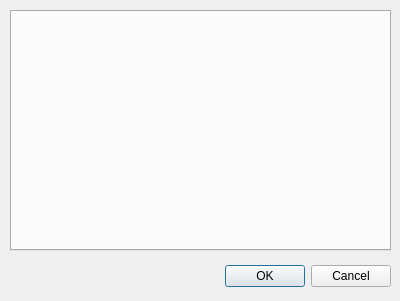
<?xml version="1.0" encoding="UTF-8"?>
<ui version="4.0">
 <class>HUD2DialogInstruments</class>
 <widget class="QDialog" name="HUD2DialogInstruments">
  <property name="geometry">
   <rect>
    <x>0</x>
    <y>0</y>
    <width>400</width>
    <height>301</height>
   </rect>
  </property>
  <property name="windowTitle">
   <string>Dialog</string>
  </property>
  <widget class="QDialogButtonBox" name="buttonBox">
   <property name="geometry">
    <rect>
     <x>50</x>
     <y>260</y>
     <width>341</width>
     <height>32</height>
    </rect>
   </property>
   <property name="orientation">
    <enum>Qt::Horizontal</enum>
   </property>
   <property name="standardButtons">
    <set>QDialogButtonBox::Cancel|QDialogButtonBox::Ok</set>
   </property>
  </widget>
  <widget class="QTabWidget" name="tabWidget">
   <property name="geometry">
    <rect>
     <x>10</x>
     <y>10</y>
     <width>381</width>
     <height>241</height>
    </rect>
   </property>
   <property name="currentIndex">
    <number>-1</number>
   </property>
  </widget>
 </widget>
 <resources/>
 <connections>
  <connection>
   <sender>buttonBox</sender>
   <signal>accepted()</signal>
   <receiver>HUD2DialogInstruments</receiver>
   <slot>accept()</slot>
   <hints>
    <hint type="sourcelabel">
     <x>220</x>
     <y>275</y>
    </hint>
    <hint type="destinationlabel">
     <x>199</x>
     <y>150</y>
    </hint>
   </hints>
  </connection>
  <connection>
   <sender>buttonBox</sender>
   <signal>rejected()</signal>
   <receiver>HUD2DialogInstruments</receiver>
   <slot>reject()</slot>
   <hints>
    <hint type="sourcelabel">
     <x>220</x>
     <y>275</y>
    </hint>
    <hint type="destinationlabel">
     <x>199</x>
     <y>150</y>
    </hint>
   </hints>
  </connection>
 </connections>
</ui>
